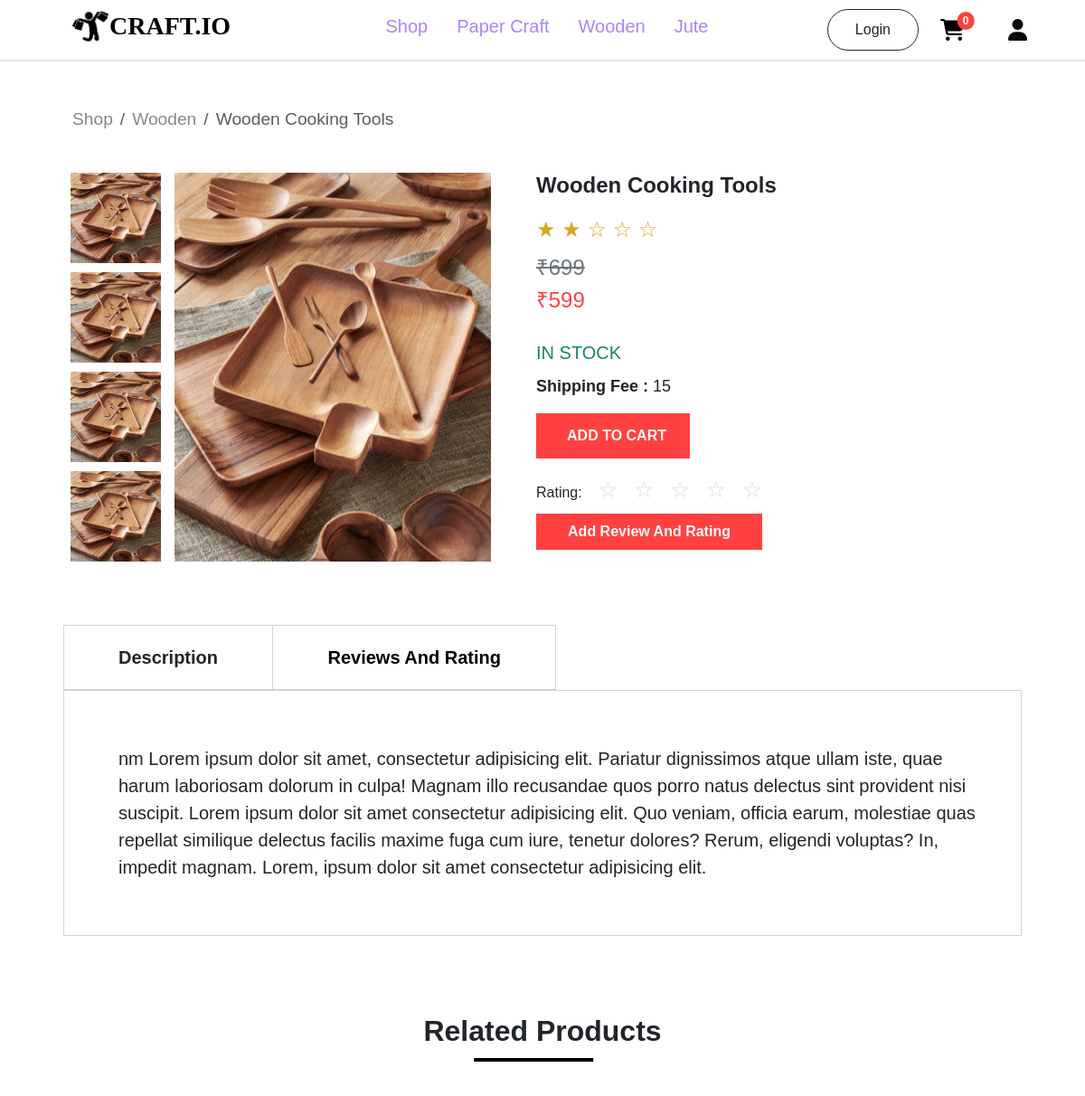
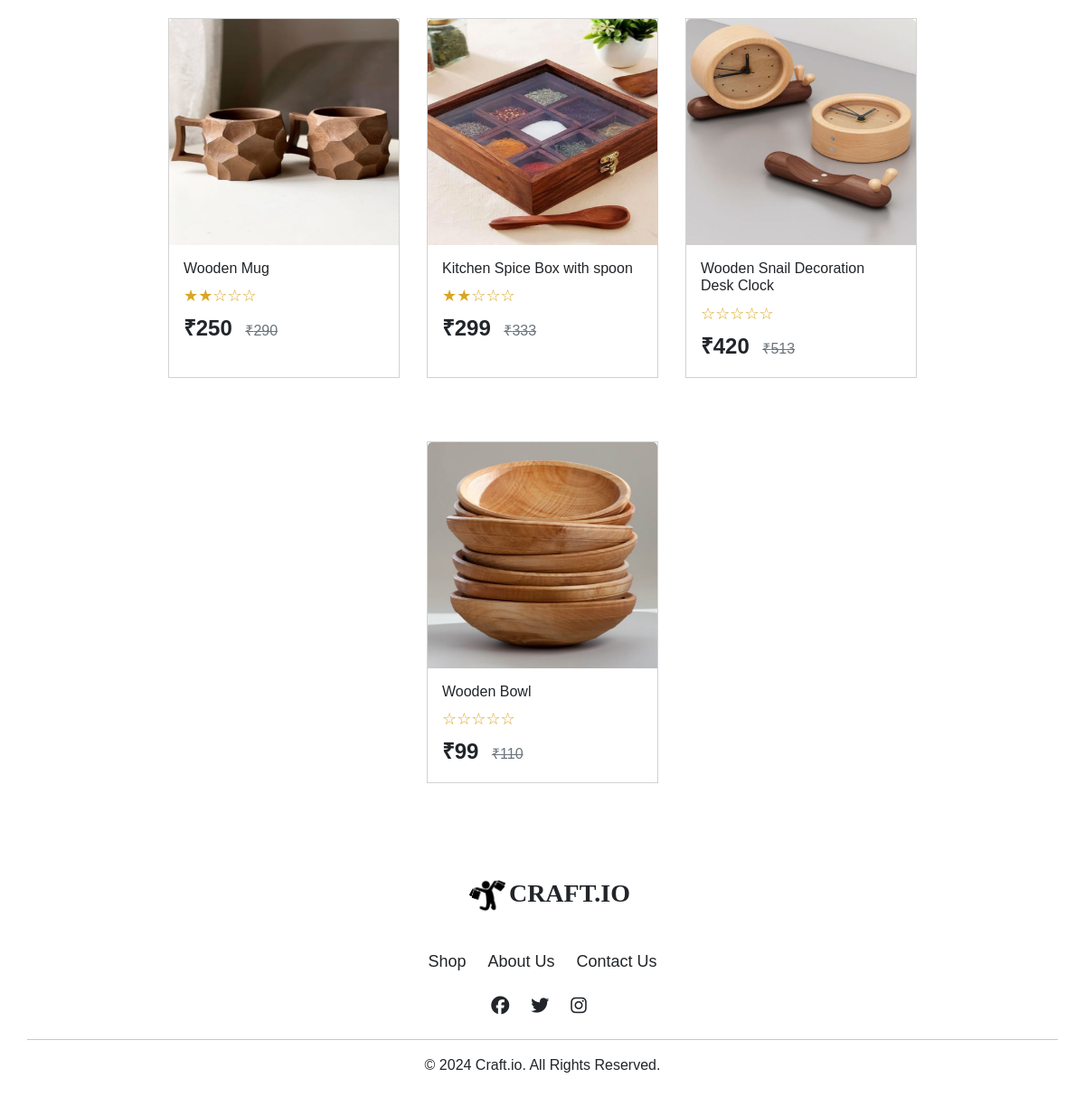
Page /customer/pdetail/1/ on the committed database (2 pictures, top to bottom).
### account/models.py (models this page shows, shortened)
class Productss(models.Model):
    title=models.CharField(max_length=100)
    description=models.CharField(max_length=500)
    price=models.IntegerField()
    offerprice=models.IntegerField()
    image=models.ImageField(upload_to='product_images')
    stock=models.IntegerField()
    ShippingFee=models.CharField(max_length=100,default='Free')
    created_at = models.DateTimeField(default=timezone.now)
    options=(
        ('PaperCraft','PaperCraft'),
        ('Wooden','Wooden'),
        ('Jute','Jute'),
    )
    category=models.CharField(max_length=100,choices=options)

### customer/views.py (the view)
# urls.py: path('pdetail/<int:id>/', ProductDetailView.as_view(), name='pdetail'),
class ProductDetailView(DetailView):
    template_name = 'productdetail.html'
    queryset = Productss.objects.all()
    context_object_name = 'product'
    pk_url_kwarg = 'id'
    def get_context_data(self, **kwargs):
        context = super().get_context_data(**kwargs)
        product = self.get_object()
        reviews = product.reviews.all()
        avg_rating = reviews.aggregate(Avg('rating'))['rating__avg']
        context['reviews'] = reviews
        context['avg_rating'] = avg_rating if avg_rating else 0
        related_products = Productss.objects.filter(category=product.category).exclude(id=product.id)[:4]
        for related_product in related_products:
            related_reviews = related_product.reviews.all()
            related_avg_rating = related_reviews.aggregate(Avg('rating'))['rating__avg']
            related_product.avg_rating = related_avg_rating if related_avg_rating else 0
        context['related_products'] = related_products
        return context

### customer/context_processors.py (called while the page is built)
def item_count(request):
    if request.user.is_authenticated:
        cart_count=Cart.objects.filter(user=request.user).count()
        wishlist_count=Wishlist.objects.filter(user=request.user).count()
        order_count=Orders.objects.filter(user=request.user).count()
        return {'cart':cart_count,'wishlist':wishlist_count,'order':order_count}
    else:
        return {"cart":0,'wishlist':0,"order":0}

### customer/templatetags/custom_filters.py (called while the page is built)
@register.filter
def to(value, max_value):
    try:
        value = int(value)
    except (ValueError, TypeError):
        value = 0
    filled_stars = '★' * value
    empty_stars = '☆' * (max_value - value)
    return filled_stars + empty_stars

@register.filter
def range_filter(value):
    return range(value)

### customer/templates/productdetail.html (shortened to what this page needs)
{% extends 'navbar.html' %}
{% block content %}
{% load custom_filters %}
<div style="margin: 50px 0px 20px 80px;">
<nav aria-label="breadcrumb">
    <ol class="breadcrumb" style="font-size: larger;">
        <li class="breadcrumb-item"><a href="{% url 'shop' %}" style="text-decoration: none;color: rgb(135, 135, 136);">Shop</a></li>
        <li class="breadcrumb-item">
            <a href="{% url 'products' product.category %}" style="text-decoration: none;color: rgb(135, 135, 136);">{{ product.category }}</a>
        </li>
        <li class="breadcrumb-item active" aria-current="page">{{ product.title }}</li>
    </ol>
</nav>
</div>
<div class="d-flex" style="height: 100%;gap: 20px;margin: 30px;margin-top: 0px;">
        <div class="col-md-1 d-flex flex-column ms-5 mt-4">
            <img src="{{product.image.url}}" alt="" style="height: 100px; width: 100px;margin-bottom: 10px;">
            <img src="{{product.image.url}}" alt="" style="height: 100px; width: 100px;margin-bottom: 10px;">
            <img src="{{product.image.url}}" alt="" style="height: 100px; width: 100px;margin-bottom: 10px;">
            <img src="{{product.image.url}}" alt="" style="height: 100px; width: 100px;">
        </div>
        <div class="col-md-4 mt-4">
            <img src="{{product.image.url}}" class="img-fluid " alt="" style="height: 430px; width: 350px;">
        </div>
        <div class="col d-flex flex-column " ><br>
            <h4><b>{{product.title}}</b></h4>
            <p class="mt-2" style="color: goldenrod;font-size:x-large;">
                {% for i in 5|range_filter %}
                    {% if i < avg_rating %}
                    ★
                    {% else %}
                    ☆
                    {% endif %}
                {% endfor %}
            </p>
            <s class="text-secondary" style="font-size:x-large;margin-top: -10px;">&#8377;{{product.price}}</s>
            <p style="color: #ff4141;font-size:x-large;">&#8377;{{product.offerprice}}</p>
            <h5 class="mt-1">
                {% if product.stock == 0 %}
                    <h5 class="text-danger">OUT OF STOCK</h5>
                {% elif product.stock < 10 %}
                    <h5 class="text-warning">ONLY {{ product.stock }} LEFT IN STOCK</h5>
                {% else %}
                    <h5 class="text-success">IN STOCK</h5>
                {% endif %}
            </h5>
            <p style="font-weight: bold;font-size: large;" class="mt-1">Shipping Fee : <span style="font-weight: lighter;">{{product.ShippingFee}}</span>
            <div>
                <a href="{% url 'addtocart' product.id %}" class="btn text-light d-flex justify-content-center" style="background-color: #ff4141;width: 170px;border-radius: 0px;height: 50px;">
                    <b class="ms-2">ADD TO CART</b>
                </a>
            </div>
    <form method="post" action="{% url 'add_review' product.id %}">
        <div class="mt-3">
            <label for="rating">Rating: </label>
            <input type="checkbox" id="star1" name="rating" value="1"><label for="star1">☆</label>
            <input type="checkbox" id="star2" name="rating" value="2"><label for="star2">☆</label>
            <input type="checkbox" id="star3" name="rating" value="3"><label for="star3">☆</label>
            <input type="checkbox" id="star4" name="rating" value="4"><label for="star4">☆</label>
            <input type="checkbox" id="star5" name="rating" value="5"><label for="star5">☆</label>
        </div>
        <button type="submit" class="btn text-light d-flex justify-content-center mt-2" style="background-color: #ff4141;width: 250px;border-radius: 0px;height: 40px;">
            <b>Add Review And Rating</b></button>
    </form>
</div>
        </div>
<div style="margin: 70px;">
    <p style="font-size:20px;font-weight:bolder;border: solid 1px lightgrey;display: inline-block;padding:20px 60px 20px 60px;margin: 0;">Description</p>
    <p style="font-size:20px;font-weight:bold;border: solid 1px lightgrey;display: inline-block;padding:20px 60px 20px 60px;margin: 0;margin-left: -5px;">
        <a href="{% url 'view_reviews' product.pk %}" style="text-decoration: none;color: black;">Reviews And Rating</a>
    </p>
    <p style="font-size:20px;border: solid 1px lightgrey;padding:60px 50px 60px 60px;margin: 0;">{{product.description}}</p>
</div>
<div style="text-align: center;">
    <h2 class="text-center mt-3 related-title" style="font-weight: 600;">Related Products</h2>
</div>
<div style="margin: 50px;">
    <div class="d-flex justify-content-center flex-wrap mt-3" style="gap: 30px;">
        {% for related_product in related_products %}
        <div class="card" style="width: 16rem; border-radius: 0%; margin-top: 10px; margin-bottom: 30px;">
            <img src="{{ related_product.image.url }}" height="250px" class="card-img-top" alt="{{ related_product.title }}">
    <div class="card-body">
                <h6 class="card-title">{{ related_product.title }}</h6>
            <p class="mt-2 mb-1" style="color: goldenrod; font-size:large;">
                {{ related_product.avg_rating|to:5 }}
            </p>
                <p class="card-text" style="display: inline; margin-right: 10px;">
                    <b style="font-size: x-large;">&#8377;{{ related_product.offerprice }}</b>
                </p>
                <s class="card-text text-secondary">&#8377;{{ related_product.price }}</s>
            </div>
        </div>
        {% empty %}
        <p>No related products available.</p>
        {% endfor %}
    </div>
</div>
{% endblock content %}

### customer/templates/navbar.html (style rules this page uses)
* { font-family: 'Parkinsans', sans-serif; }
.form-control, .btn { display: flex; align-items: center; }

### customer/templates/productdetail.html (style rules this page uses)
input[type="checkbox"] + label { font-size: 25px; color: #ddd; cursor: pointer; }
.related-title { display: inline-block; position: relative; padding-bottom: 5px; }
.related-title::after { content: ''; position: absolute; bottom: 0; left: 50%; width: 50%; height: 4px; background-color: black; transform: translateX(-50%); margin: -10px; }

### rows in the picture
Productss: category "Wooden", title "Wooden Cooking Tools", image (picture), price "699", offerprice "599", ShippingFee "15", description "nm Lorem ipsum dolor sit amet, consectetur adipisicing elit. Pariatur dignissimos atque ullam iste, quae harum laboriosam dolorum in culpa! Magnam illo recusandae quos porro natus delectus sint provident nisi suscipit. Lorem ipsum dolor sit amet consectetur adipisicing elit. Quo veniam, officia earum, molestiae quas repellat similique delectus facilis maxime fuga cum iure, tenetur dolores? Rerum, eligendi voluptas? In, impedit magnam. Lorem, ipsum dolor sit amet consectetur adipisicing elit."
Productss: image (picture), title "Wooden Mug", avg_rating|to "★★☆☆☆", offerprice "250", price "290"
Productss: image (picture), title "Kitchen Spice Box with spoon", avg_rating|to "★★☆☆☆", offerprice "299", price "333"
Productss: image (picture), title "Wooden Snail Decoration Desk Clock", avg_rating|to "☆☆☆☆☆", offerprice "420", price "513"
Productss: image (picture), title "Wooden Bowl", avg_rating|to "☆☆☆☆☆", offerprice "99", price "110"

### other values in the picture
{{ cart }} "0"
